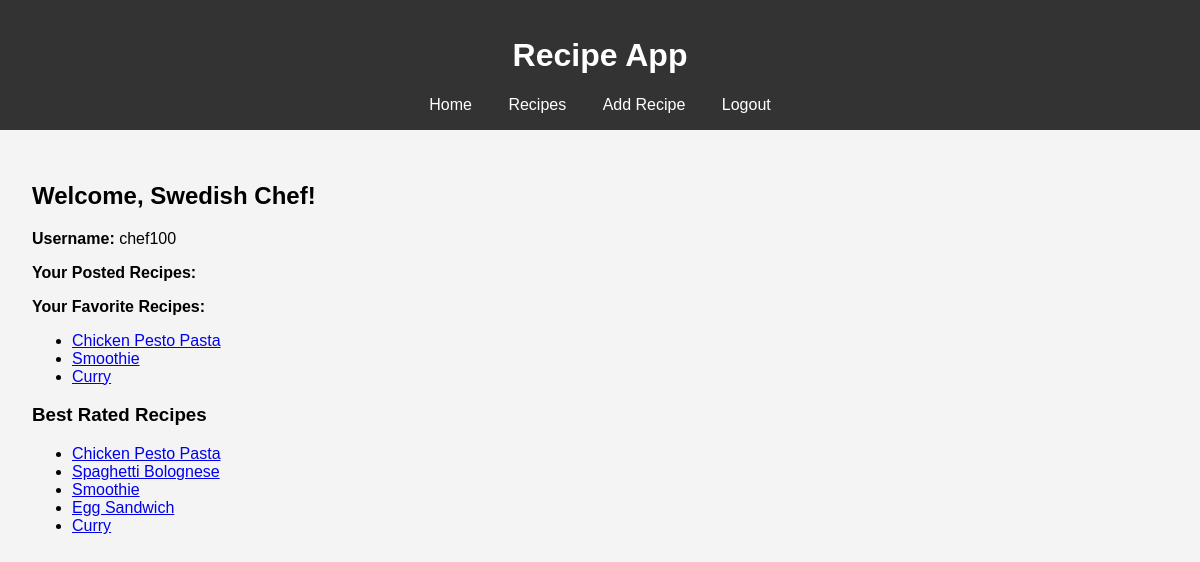
Screenshot of /user/chef100 with the database file from the repository.
### models.py (models this page shows, shortened)
class User(db.Model):
    username = db.Column(db.String(80), primary_key=True, nullable=False)
    name = db.Column(db.String(120), nullable=False)
    password = db.Column(db.String(128), nullable=False)
    recipes = db.relationship('Recipe', backref='poster', lazy=True)
    favourites = db.relationship('Favourite', backref='user', lazy=True)
    ratings = db.relationship('Rating', backref='user', lazy=True)

class Favourite(db.Model):
    user_id = db.Column(db.String(80), db.ForeignKey('user.username'), primary_key=True, nullable=False)
    recipe_id = db.Column(db.Integer, db.ForeignKey('recipe.id'), primary_key=True, nullable=False)

class Recipe(db.Model):
    id = db.Column(db.Integer, primary_key=True)
    name = db.Column(db.String(100), nullable=False)
    dish_category = db.Column(db.String(50), nullable=False)
    cuisine = db.Column(db.String(50), nullable=False)
    cooking_time = db.Column(db.Integer, nullable=False)  # cooking time in minutes
    recipe_steps = db.Column(db.Text, nullable=False)
    user_id = db.Column(db.String(80), db.ForeignKey('user.username'), nullable=False)
    ingredients = db.relationship('RecipeIngredient', backref='recipe', lazy=True)
    favourites = db.relationship('Favourite', backref='recipe', lazy=True)
    ratings = db.relationship('Rating', backref='recipe', lazy=True)

### app.py (the view)
@app.route('/user/<string:user_id>')
def user(user_id):
    user = User.query.get_or_404(user_id)
    favorites = Favourite.query.filter_by(user_id = user_id).all()
    with engine.connect() as connection:
        view_query = text("SELECT * FROM my_view ORDER BY avg_rating DESC LIMIT 5")
        popular_recipes = connection.execute(view_query).fetchall()
    return render_template('user.html', user=user, favorites = favorites, popular_recipes = popular_recipes)

### app.py (called while the page is built)
def export_db():
    data = {
        'users': [user.__dict__ for user in User.query.all()],
        'recipes': [recipe.__dict__ for recipe in Recipe.query.all()],
        'ingredients': [ingredient.__dict__ for ingredient in Ingredient.query.all()],
        'recipe_ingredients': [ri.__dict__ for ri in RecipeIngredient.query.all()],
        'favourites': [f.__dict__ for f in Favourite.query.all()],
        'ratings': [r.__dict__ for r in Rating.query.all()]
    }
    for table in data.values():
        for entry in table:
            entry.pop('_sa_instance_state', None)
    with open('db_export.json', 'w') as f:
        json.dump(data, f)

@app.teardown_appcontext
def shutdown_session(exception=None):
    export_db()

### templates/user.html (shortened to what this page needs)
{% extends 'user_base.html' %}
{% block content %}
    <div class="container mt-5">
        <div class="row">
            <div class="col-md-8 offset-md-2">
                <div class="user-greeting mb-4 p-4 bg-light rounded shadow-sm">
                    <h2 class="text-center text-primary">Welcome, {{ user.name }}!</h2>
                </div>
                <div class="user-details mb-4 p-4 bg-white rounded shadow-sm">
                    <p><strong>Username:</strong> {{ user.username }}</p>
                    <p><strong>Your Posted Recipes:</strong></p>
                </div>
                <div class="user-favorites mb-4 p-4 bg-white rounded shadow-sm">
                    <p><strong>Your Favorite Recipes:</strong></p>
                    <ul class="list-group">
                        {% for favorite in favorites %}
                            <li class="list-group-item"><a href="{{ url_for('recipe', recipe_id=favorite.recipe_id, user_id = session.username) }}">{{ favorite.recipe.name }}</a></li>
                        {% endfor %}
                    </ul>
                </div>
                <div class="popular-recipes p-4 bg-light rounded shadow-sm">
                    <h3 class="text-primary">Best Rated Recipes</h3>
                    <ul class="list-group">
                        {% for recipe in popular_recipes %}
                            <li class="list-group-item"><a href="{{ url_for('recipe', recipe_id=recipe.id, user_id = session.username) }}">{{ recipe.name }}</a></li>
                        {% endfor %}
                    </ul>
                </div>
            </div>
        </div>
    </div>
{% endblock %}

### static/styles.css (style rules this page uses)
body { font-family: Arial, sans-serif; margin: 0; padding: 0; background-color: #f4f4f4; }

### rows the page displays
User: name "Swedish Chef", username "chef100"
Favourite: recipe.name "Chicken Pesto Pasta"
Favourite: recipe.name "Smoothie"
Favourite: recipe.name "Curry"
Recipe: name "Chicken Pesto Pasta"
Recipe: name "Spaghetti Bolognese"
Recipe: name "Smoothie"
Recipe: name "Egg Sandwich"
Recipe: name "Curry"
